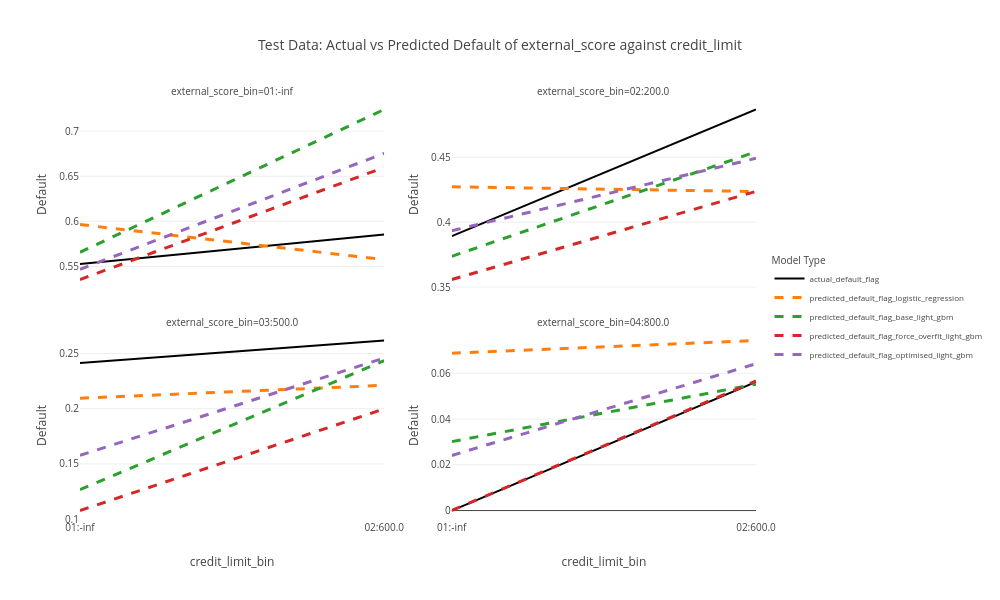

Notebook source saved alongside this figure:
### Markdown cell above
<h5>External score and credit limit</h5>

### Code cell
variables_to_bin_list = ['external_score', 'credit_limit']

chart_input_df = group_results_by_bins(input_df=test_with_predictions_df, variables_to_bin_list=variables_to_bin_list, qcut_flag=False, cut_bins_dict=features_to_cut_bins_mapping_dict)
plot_results_by_bins(chart_input_df, f'Test Data: Actual vs Predicted Default of {variables_to_bin_list[0]} against {variables_to_bin_list[1]}', variables_to_bin_list)

### Figure 1 — Plotly figure (JSON) as saved in the notebook; plotly's stock layout.template omitted (floating-point values rounded to 4 significant figures)
{"data": [{"hovertemplate": "variable=actual_default_flag<br>external_score_bin=01:-inf<br>credit_limit_bin=%{x}<br>value=%{y}<extra></extra>", "legendgroup": "actual_default_flag", "line": {"color": "black", "dash": "solid", "width": 2}, "marker": {"symbol": "circle"}, "mode": "lines", "name": "actual_default_flag", "orientation": "v", "showlegend": true, "type": "scatter", "x": ["01:-inf", "02:600.0"], "xaxis": "x3", "y": [0.5526, 0.5854], "yaxis": "y3"}, {"hovertemplate": "variable=actual_default_flag<br>external_score_bin=02:200.0<br>credit_limit_bin=%{x}<br>value=%{y}<extra></extra>", "legendgroup": "actual_default_flag", "line": {"color": "black", "dash": "solid", "width": 2}, "marker": {"symbol": "circle"}, "mode": "lines", "name": "actual_default_flag", "orientation": "v", "showlegend": false, "type": "scatter", "x": ["01:-inf", "02:600.0"], "xaxis": "x4", "y": [0.3893, 0.4869], "yaxis": "y4"}, {"hovertemplate": "variable=actual_default_flag<br>external_score_bin=03:500.0<br>credit_limit_bin=%{x}<br>value=%{y}<extra></extra>", "legendgroup": "actual_default_flag", "line": {"color": "black", "dash": "solid", "width": 2}, "marker": {"symbol": "circle"}, "mode": "lines", "name": "actual_default_flag", "orientation": "v", "showlegend": false, "type": "scatter", "x": ["01:-inf", "02:600.0"], "xaxis": "x", "y": [0.2414, 0.2618], "yaxis": "y"}, {"hovertemplate": "variable=actual_default_flag<br>external_score_bin=04:800.0<br>credit_limit_bin=%{x}<br>value=%{y}<extra></extra>", "legendgroup": "actual_default_flag", "line": {"color": "black", "dash": "solid", "width": 2}, "marker": {"symbol": "circle"}, "mode": "lines", "name": "actual_default_flag", "orientation": "v", "showlegend": false, "type": "scatter", "x": ["01:-inf", "02:600.0"], "xaxis": "x2", "y": [0, 0.05625], "yaxis": "y2"}, {"hovertemplate": "variable=predicted_default_flag_logistic_regression<br>external_score_bin=01:-inf<br>credit_limit_bin=%{x}<br>value=%{y}<extra></extra>", "legendgroup": "predicted_default_flag_logistic_regression", "line": {"color": "#FF7F0E", "dash": "dash", "width": 3}, "marker": {"symbol": "circle"}, "mode": "lines", "name": "predicted_default_flag_logistic_regression", "orientation": "v", "showlegend": true, "type": "scatter", "x": ["01:-inf", "02:600.0"], "xaxis": "x3", "y": [0.5964, 0.5575], "yaxis": "y3"}, {"hovertemplate": "variable=predicted_default_flag_logistic_regression<br>external_score_bin=02:200.0<br>credit_limit_bin=%{x}<br>value=%{y}<extra></extra>", "legendgroup": "predicted_default_flag_logistic_regression", "line": {"color": "#FF7F0E", "dash": "dash", "width": 3}, "marker": {"symbol": "circle"}, "mode": "lines", "name": "predicted_default_flag_logistic_regression", "orientation": "v", "showlegend": false, "type": "scatter", "x": ["01:-inf", "02:600.0"], "xaxis": "x4", "y": [0.4273, 0.4237], "yaxis": "y4"}, {"hovertemplate": "variable=predicted_default_flag_logistic_regression<br>external_score_bin=03:500.0<br>credit_limit_bin=%{x}<br>value=%{y}<extra></extra>", "legendgroup": "predicted_default_flag_logistic_regression", "line": {"color": "#FF7F0E", "dash": "dash", "width": 3}, "marker": {"symbol": "circle"}, "mode": "lines", "name": "predicted_default_flag_logistic_regression", "orientation": "v", "showlegend": false, "type": "scatter", "x": ["01:-inf", "02:600.0"], "xaxis": "x", "y": [0.2095, 0.2212], "yaxis": "y"}, {"hovertemplate": "variable=predicted_default_flag_logistic_regression<br>external_score_bin=04:800.0<br>credit_limit_bin=%{x}<br>value=%{y}<extra></extra>", "legendgroup": "predicted_default_flag_logistic_regression", "line": {"color": "#FF7F0E", "dash": "dash", "width": 3}, "marker": {"symbol": "circle"}, "mode": "lines", "name": "predicted_default_flag_logistic_regression", "orientation": "v", "showlegend": false, "type": "scatter", "x": ["01:-inf", "02:600.0"], "xaxis": "x2", "y": [0.06879, 0.07438], "yaxis": "y2"}, {"hovertemplate": "variable=predicted_default_flag_base_light_gbm<br>external_score_bin=01:-inf<br>credit_limit_bin=%{x}<br>value=%{y}<extra></extra>", "legendgroup": "predicted_default_flag_base_light_gbm", "line": {"color": "#2CA02C", "dash": "dash", "width": 3}, "marker": {"symbol": "circle"}, "mode": "lines", "name": "predicted_default_flag_base_light_gbm", "orientation": "v", "showlegend": true, "type": "scatter", "x": ["01:-inf", "02:600.0"], "xaxis": "x3", "y": [0.5657, 0.7241], "yaxis": "y3"}, {"hovertemplate": "variable=predicted_default_flag_base_light_gbm<br>external_score_bin=02:200.0<br>credit_limit_bin=%{x}<br>value=%{y}<extra></extra>", "legendgroup": "predicted_default_flag_base_light_gbm", "line": {"color": "#2CA02C", "dash": "dash", "width": 3}, "marker": {"symbol": "circle"}, "mode": "lines", "name": "predicted_default_flag_base_light_gbm", "orientation": "v", "showlegend": false, "type": "scatter", "x": ["01:-inf", "02:600.0"], "xaxis": "x4", "y": [0.3737, 0.4543], "yaxis": "y4"}, {"hovertemplate": "variable=predicted_default_flag_base_light_gbm<br>external_score_bin=03:500.0<br>credit_limit_bin=%{x}<br>value=%{y}<extra></extra>", "legendgroup": "predicted_default_flag_base_light_gbm", "line": {"color": "#2CA02C", "dash": "dash", "width": 3}, "marker": {"symbol": "circle"}, "mode": "lines", "name": "predicted_default_flag_base_light_gbm", "orientation": "v", "showlegend": false, "type": "scatter", "x": ["01:-inf", "02:600.0"], "xaxis": "x", "y": [0.1267, 0.2435], "yaxis": "y"}, {"hovertemplate": "variable=predicted_default_flag_base_light_gbm<br>external_score_bin=04:800.0<br>credit_limit_bin=%{x}<br>value=%{y}<extra></extra>", "legendgroup": "predicted_default_flag_base_light_gbm", "line": {"color": "#2CA02C", "dash": "dash", "width": 3}, "marker": {"symbol": "circle"}, "mode": "lines", "name": "predicted_default_flag_base_light_gbm", "orientation": "v", "showlegend": false, "type": "scatter", "x": ["01:-inf", "02:600.0"], "xaxis": "x2", "y": [0.03013, 0.05524], "yaxis": "y2"}, {"hovertemplate": "variable=predicted_default_flag_force_overfit_light_gbm<br>external_score_bin=01:-inf<br>credit_limit_bin=%{x}<br>value=%{y}<extra></extra>", "legendgroup": "predicted_default_flag_force_overfit_light_gbm", "line": {"color": "#D62728", "dash": "dash", "width": 3}, "marker": {"symbol": "circle"}, "mode": "lines", "name": "predicted_default_flag_force_overfit_light_gbm", "orientation": "v", "showlegend": true, "type": "scatter", "x": ["01:-inf", "02:600.0"], "xaxis": "x3", "y": [0.5354, 0.6598], "yaxis": "y3"}, {"hovertemplate": "variable=predicted_default_flag_force_overfit_light_gbm<br>external_score_bin=02:200.0<br>credit_limit_bin=%{x}<br>value=%{y}<extra></extra>", "legendgroup": "predicted_default_flag_force_overfit_light_gbm", "line": {"color": "#D62728", "dash": "dash", "width": 3}, "marker": {"symbol": "circle"}, "mode": "lines", "name": "predicted_default_flag_force_overfit_light_gbm", "orientation": "v", "showlegend": false, "type": "scatter", "x": ["01:-inf", "02:600.0"], "xaxis": "x4", "y": [0.3558, 0.4238], "yaxis": "y4"}, {"hovertemplate": "variable=predicted_default_flag_force_overfit_light_gbm<br>external_score_bin=03:500.0<br>credit_limit_bin=%{x}<br>value=%{y}<extra></extra>", "legendgroup": "predicted_default_flag_force_overfit_light_gbm", "line": {"color": "#D62728", "dash": "dash", "width": 3}, "marker": {"symbol": "circle"}, "mode": "lines", "name": "predicted_default_flag_force_overfit_light_gbm", "orientation": "v", "showlegend": false, "type": "scatter", "x": ["01:-inf", "02:600.0"], "xaxis": "x", "y": [0.1078, 0.1998], "yaxis": "y"}, {"hovertemplate": "variable=predicted_default_flag_force_overfit_light_gbm<br>external_score_bin=04:800.0<br>credit_limit_bin=%{x}<br>value=%{y}<extra></extra>", "legendgroup": "predicted_default_flag_force_overfit_light_gbm", "line": {"color": "#D62728", "dash": "dash", "width": 3}, "marker": {"symbol": "circle"}, "mode": "lines", "name": "predicted_default_flag_force_overfit_light_gbm", "orientation": "v", "showlegend": false, "type": "scatter", "x": ["01:-inf", "02:600.0"], "xaxis": "x2", "y": [2.762e-05, 0.05666], "yaxis": "y2"}, {"hovertemplate": "variable=predicted_default_flag_optimised_light_gbm<br>external_score_bin=01:-inf<br>credit_limit_bin=%{x}<br>value=%{y}<extra></extra>", "legendgroup": "predicted_default_flag_optimised_light_gbm", "line": {"color": "#9467BD", "dash": "dash", "width": 3}, "marker": {"symbol": "circle"}, "mode": "lines", "name": "predicted_default_flag_optimised_light_gbm", "orientation": "v", "showlegend": true, "type": "scatter", "x": ["01:-inf", "02:600.0"], "xaxis": "x3", "y": [0.5468, 0.6754], "yaxis": "y3"}, {"hovertemplate": "variable=predicted_default_flag_optimised_light_gbm<br>external_score_bin=02:200.0<br>credit_limit_bin=%{x}<br>value=%{y}<extra></extra>", "legendgroup": "predicted_default_flag_optimised_light_gbm", "line": {"color": "#9467BD", "dash": "dash", "width": 3}, "marker": {"symbol": "circle"}, "mode": "lines", "name": "predicted_default_flag_optimised_light_gbm", "orientation": "v", "showlegend": false, "type": "scatter", "x": ["01:-inf", "02:600.0"], "xaxis": "x4", "y": [0.3934, 0.4492], "yaxis": "y4"}, {"hovertemplate": "variable=predicted_default_flag_optimised_light_gbm<br>external_score_bin=03:500.0<br>credit_limit_bin=%{x}<br>value=%{y}<extra></extra>", "legendgroup": "predicted_default_flag_optimised_light_gbm", "line": {"color": "#9467BD", "dash": "dash", "width": 3}, "marker": {"symbol": "circle"}, "mode": "lines", "name": "predicted_default_flag_optimised_light_gbm", "orientation": "v", "showlegend": false, "type": "scatter", "x": ["01:-inf", "02:600.0"], "xaxis": "x", "y": [0.1577, 0.2459], "yaxis": "y"}, {"hovertemplate": "variable=predicted_default_flag_optimised_light_gbm<br>external_score_bin=04:800.0<br>credit_limit_bin=%{x}<br>value=%{y}<extra></extra>", "legendgroup": "predicted_default_flag_optimised_light_gbm", "line": {"color": "#9467BD", "dash": "dash", "width": 3}, "marker": {"symbol": "circle"}, "mode": "lines", "name": "predicted_default_flag_optimised_light_gbm", "orientation": "v", "showlegend": false, "type": "scatter", "x": ["01:-inf", "02:600.0"], "xaxis": "x2", "y": [0.0241, 0.0642], "yaxis": "y2"}], "layout": {"annotations": [{"font": {}, "showarrow": false, "text": "external_score_bin=03:500.0", "x": 0.225, "xanchor": "center", "xref": "paper", "y": 0.45, "yanchor": "bottom", "yref": "paper"}, {"font": {}, "showarrow": false, "text": "external_score_bin=04:800.0", "x": 0.775, "xanchor": "center", "xref": "paper", "y": 0.45, "yanchor": "bottom", "yref": "paper"}, {"font": {}, "showarrow": false, "text": "external_score_bin=01:-inf", "x": 0.225, "xanchor": "center", "xref": "paper", "y": 1, "yanchor": "bottom", "yref": "paper"}, {"font": {}, "showarrow": false, "text": "external_score_bin=02:200.0", "x": 0.775, "xanchor": "center", "xref": "paper", "y": 1, "yanchor": "bottom", "yref": "paper"}], "autosize": true, "font": {"size": 10}, "height": 600, "legend": {"font": {"size": 8}, "title": {"text": "Model Type"}, "tracegroupgap": 0, "y": 0.5}, "title": {"text": "Test Data: Actual vs Predicted Default of external_score against credit_limit"}, "width": 1000, "xaxis": {"anchor": "y", "automargin": true, "domain": [0, 0.45], "title": {"text": "credit_limit_bin"}}, "xaxis2": {"anchor": "y2", "automargin": true, "domain": [0.55, 1], "matches": "x", "title": {"text": "credit_limit_bin"}}, "xaxis3": {"anchor": "y3", "automargin": true, "domain": [0, 0.45], "matches": "x", "showticklabels": false}, "xaxis4": {"anchor": "y4", "automargin": true, "domain": [0.55, 1], "matches": "x", "showticklabels": false}, "yaxis": {"anchor": "x", "automargin": true, "domain": [0, 0.45], "showticklabels": true, "title": {"text": "Default"}}, "yaxis2": {"anchor": "x2", "automargin": true, "domain": [0, 0.45], "showticklabels": true, "title": {"text": "Default"}}, "yaxis3": {"anchor": "x3", "automargin": true, "domain": [0.55, 1], "showticklabels": true, "title": {"text": "Default"}}, "yaxis4": {"anchor": "x4", "automargin": true, "domain": [0.55, 1], "showticklabels": true, "title": {"text": "Default"}}}}
